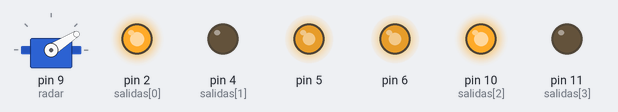
This sketch was run on a simulated Arduino Uno, built with avr-gcc and run on an emulated ATmega328P. Parts: servo, output pins drawn as LEDs (lit = HIGH). Pins used as bus, display or sensor lines are not drawn.

Above: at 0.05 s.
At 1.15 s:
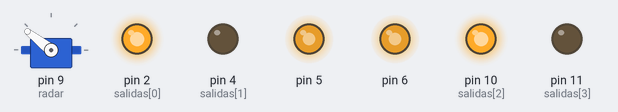
At 1.5 s:
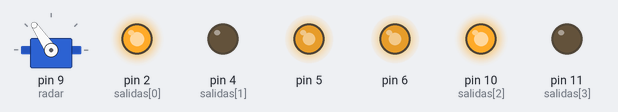
At 2.25 s:
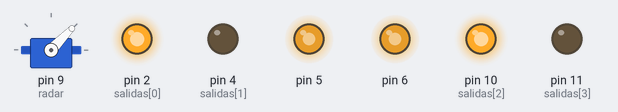
Timing chart, 0 to 5.5 s (numbered marks = the images above):
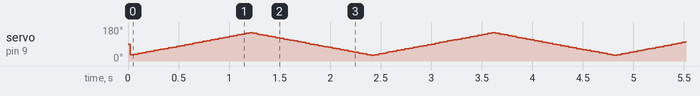

The sketch:

servo-robot.ino
```cpp
// Mapa del futuro robot evasor (docs/INTEGRACION_PINES_ARDUINO.md): servo en D9 barriendo con millis() mientras los
// motores (IN1 D2, IN2 D4, IN3 D10, IN4 D11, ENA D5, ENB D6) avanzan y TRIG (D7) dispara cada 60 ms.
#include <Servo.h>

Servo radar;
int angulo = 30;
int paso = 2;
unsigned long tServo = 0;
unsigned long tTrig = 0;

void setup() {
  int salidas[] = {2, 4, 10, 11, 7};
  for (int i = 0; i < 5; i++) pinMode(salidas[i], OUTPUT);
  pinMode(8, INPUT);
  radar.attach(9);
  digitalWrite(2, HIGH);
  digitalWrite(4, LOW);
  digitalWrite(10, HIGH);
  digitalWrite(11, LOW);
  analogWrite(5, 200);
  analogWrite(6, 200);
}

void loop() {
  unsigned long ahora = millis();
  if (ahora - tServo >= 20) {
    tServo += 20;
    angulo += paso;
    if (angulo >= 150 || angulo <= 30) paso = -paso;
    radar.write(angulo);
  }
  if (ahora - tTrig >= 60) {
    tTrig += 60;
    digitalWrite(7, HIGH);
    delayMicroseconds(10);
    digitalWrite(7, LOW);
  }
}
```
